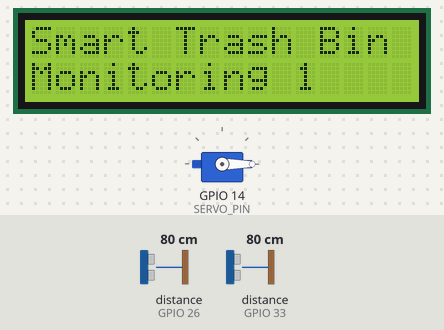
Simulated run of this sketch. Board: ESP32. Parts: servo, 16×2 character LCD. Wiring (inferred from the names in the program): 2 × ultrasonic range finder: trigger GPIO 25, echo GPIO 26 / trigger GPIO 32, echo GPIO 33. The test bench sets the inputs (shaded band); at power-on: distance to the obstacle (sensors on GPIO 33, GPIO 26) 80 cm. The echo pulse lasts 58.3 µs per cm; WiFi joins after 1.5 s; servers stay silent unless stated; what the sketch prints to the serial monitor is not drawn.

Above: at 4.5 s.
4.6 s: distance to the obstacle (sensor on GPIO 33) set to 2 cm
At 6.1 s:
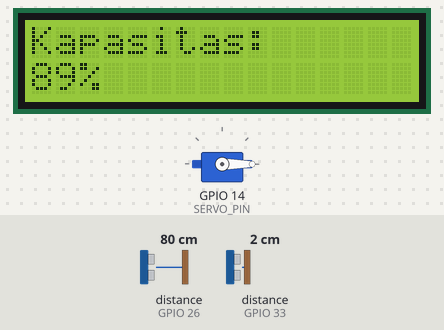
6.4 s: distance to the obstacle (sensor on GPIO 26) set to 32 cm
8.2 s: distance to the obstacle (sensor on GPIO 26) set to 27 cm
At 9.5 s:
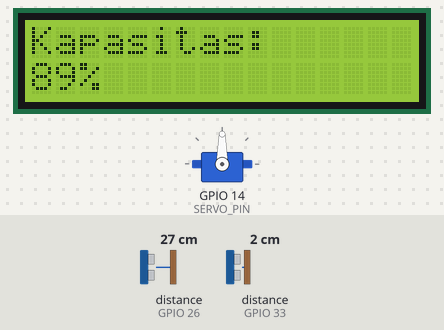
10.1 s: distance to the obstacle (sensor on GPIO 26) set to 120 cm
At 11.5 s:
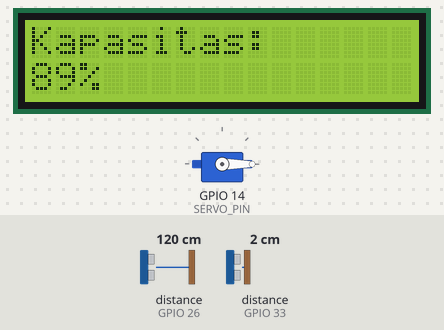
14.5 s: distance to the obstacle (sensor on GPIO 33) set to 4 cm
At 16.6 s:
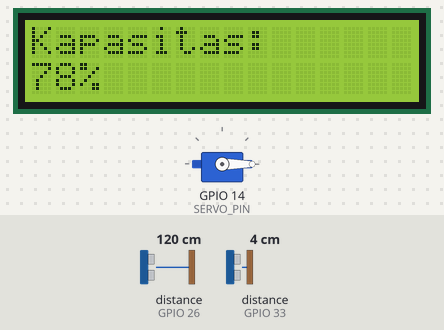
17.6 s: distance to the obstacle (sensor on GPIO 33) set to 9 cm
At 18.7 s:
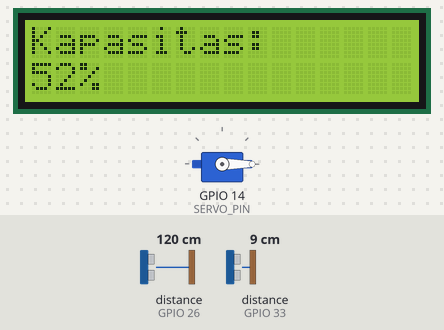
Timing chart, 0 to 20.2 s (numbered marks = the images above; inputs shaded):
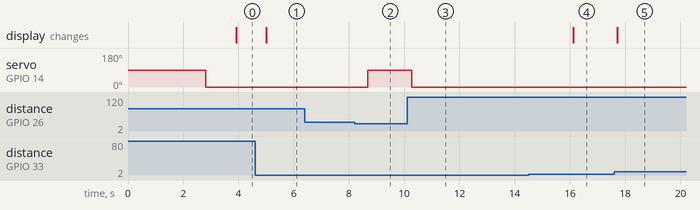

The sketch:

Trash_Bin_1.ino
```cpp
#define BLYNK_TEMPLATE_ID "TMPL6MI_EkAc3"  // Mendefinisikan ID template Blynk
#define BLYNK_TEMPLATE_NAME "smart bin monitoring"  // Mendefinisikan nama template Blynk
#define BLYNK_AUTH_TOKEN "oN2nvCpFjHNseQXyHvl74uy_lCmLXb4L"  // Mendefinisikan token otentikasi Blynk

#include <Wire.h>
#include <ESP32Servo.h>
#include <LiquidCrystal_I2C.h>
#include <WiFi.h>
#include <BlynkSimpleEsp32.h>

char auth[] = "oN2nvCpFjHNseQXyHvl74uy_lCmLXb4L"; // Token otentikasi Blynk
char ssid[] = "smartbin"; // Nama SSID WiFi
char pass[] = "11333356789"; // Password WiFi

#define BLYNK_FIRMWARE_VERSION "0.1.1" // Versi firmware Blynk yang digunakan
#define BLYNK_PRINT Serial // Output debug Blynk ke Serial

#define APP_DEBUG // Mode debug aplikasi

// Sensor Pendeteksi Objek
#define TRIG_PIN1  25 // Pin trigger sensor pendeteksi objek
#define ECHO_PIN1  26 // Pin echo sensor pendeteksi objek
#define SERVO_PIN 14 // Pin kontrol servo

// Sensor Kapasitas
#define TRIG_PIN2  32 // Pin trigger sensor kapasitas
#define ECHO_PIN2  33 // Pin echo sensor kapasitas

LiquidCrystal_I2C lcd(0x27, 16, 2); // Objek LCD menggunakan I2C

Servo myservo; // Objek servo
double SetDelay, Input, Output, ServoOutput;

void setupServo() {
  myservo.attach(SERVO_PIN); // Menghubungkan servo ke pin
}

void moveServo(double servoPosition) {
  myservo.write(servoPosition); // Menggerakkan servo ke posisi tertentu
}

void setDelay(double servoPosition) {
  if (servoPosition == 90) {
    SetDelay = 1000; // Menetapkan waktu jeda jika servo berada pada posisi 90 derajat
  } else {
    SetDelay = 1000; // Menetapkan waktu jeda jika servo bukan pada posisi 90 derajat
  }
  delay(SetDelay); // Menunda eksekusi program
}

float readObjectDistance() {
  delay(1);
  // Membaca jarak dari sensor pendeteksi objek
  digitalWrite(TRIG_PIN1, LOW);
  delayMicroseconds(2);
  digitalWrite(TRIG_PIN1, HIGH);
  delayMicroseconds(10);
  digitalWrite(TRIG_PIN1, LOW);
  long j = pulseIn(ECHO_PIN1, HIGH);
  float jarak_objek = j / (29 * 2);

  return jarak_objek; // Mengembalikan jarak objek
}

BlynkTimer timer;
long tinggi = 19; // Tinggi bin (cm)
bool servoEnabled = true; // Flag untuk mematikan/mengaktifkan servo

void capacity() {
  float objectDistance = readObjectDistance();

  // Mengkonversi jarak objek menjadi sudut untuk menggerakkan servo
  if (objectDistance > 30) {
    ServoOutput = 0; // Jika jarak lebih dari 10 cm, servo tidak bergerak
  } else {
    ServoOutput = 90; // Jika jarak kurang dari atau sama dengan 10 cm, servo bergerak 180 derajat
  }

  if (objectDistance > 0 && servoEnabled) {
    moveServo(ServoOutput); // Menggerakkan servo sesuai posisi yang ditentukan
    setDelay(ServoOutput); // Menetapkan waktu jeda setelah menggerakkan servo
  }

  // Membaca jarak dari sensor kapasitas
  digitalWrite(TRIG_PIN2, LOW);
  delayMicroseconds(2);
  digitalWrite(TRIG_PIN2, HIGH);
  delayMicroseconds(10);
  digitalWrite(TRIG_PIN2, LOW);
  long t = pulseIn(ECHO_PIN2, HIGH);
  long jarak_sampah = t / (29 * 2);
  Serial.println(jarak_sampah);
  double level = tinggi - jarak_sampah;

  lcd.init(); // Inisialisasi LCD
  lcd.backlight(); // Menghidupkan backlight LCD
  lcd.clear(); // Membersihkan tampilan LCD

  if (level > 0) {
    long percentage = ((level / tinggi)) * 100; // Menghitung persentase kapasitas
    Blynk.virtualWrite(V0, percentage); // Mengirimkan data persentase ke widget Blynk

    // Update LCD
    lcd.setCursor(0, 0);
    lcd.print("Kapasitas:");
    lcd.setCursor(0, 1);
    lcd.print(percentage);
    lcd.print("%");
    delay(500);

    if (percentage >= 90) {
      servoEnabled = false; // Matikan servo jika kapasitas mencapai 90 persen
    } else {
      servoEnabled = true; // Aktifkan servo jika kapasitas di bawah 90 persen
    }
  }
  else {
    Blynk.virtualWrite(V0, 0); // Mengirimkan data persentase 0 ke widget Blynk

    lcd.setCursor(0, 0);
    lcd.print("Smart Trash Bin");
    lcd.setCursor(0, 1);
    lcd.print("Monitoring 1");
  }
}

void setup() {
  pinMode(TRIG_PIN1, OUTPUT); // Mengatur pin sebagai output untuk trigger sensor pendeteksi objek
  pinMode(ECHO_PIN1, INPUT); // Mengatur pin sebagai input untuk echo sensor pendeteksi objek
  pinMode(TRIG_PIN2, OUTPUT); // Mengatur pin sebagai output untuk trigger sensor kapasitas
  pinMode(ECHO_PIN2, INPUT); // Mengatur pin sebagai input untuk echo sensor kapasitas
  Serial.begin(115200); // Memulai komunikasi Serial dengan baud rate 115200
  delay(1000); // Memberi waktu tunggu 1 detik
  Blynk.begin(auth, ssid, pass); // Menghubungkan ke server Blynk dengan token otentikasi dan informasi jaringan WiFi
  timer.setInterval(5L, capacity); // Mengatur interval timer untuk memanggil fungsi capacity setiap 5 milidetik
  setupServo(); // Panggil fungsi setupServo untuk menghubungkan servo
}

void loop() {
  Blynk.run(); // Menjalankan Blynk
  timer.run(); // Menjalankan timer
}
```

Measured:
- the behaviour switches between 31 and 30 cm on distance to the obstacle (sensor on GPIO 26) (found by bisection; images 1 and 2)
- after the input at 4.6 s, the display: changes after 0.40 s (image 1)
- after the input at 6.4 s, every drawn part: stays the same
- after the input at 8.2 s, servo on GPIO 14 (SERVO_PIN): 0° → 90° after 0.48 s
- after the input at 10.1 s, servo on GPIO 14 (SERVO_PIN): 90° → 0° after 0.17 s
- after the input at 14.5 s, the display: changes after 1.6 s (image 4)
- after the input at 17.6 s, the display: changes after 0.11 s (image 5)
